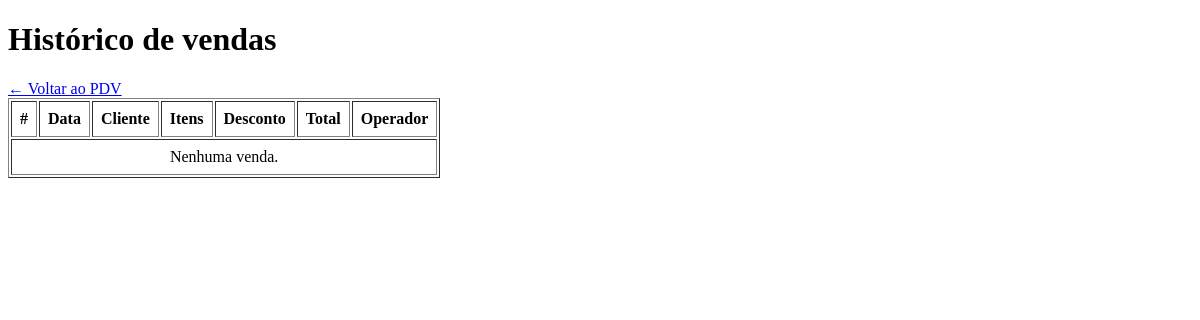
The app's page /pdv/historico (signed in), older data.
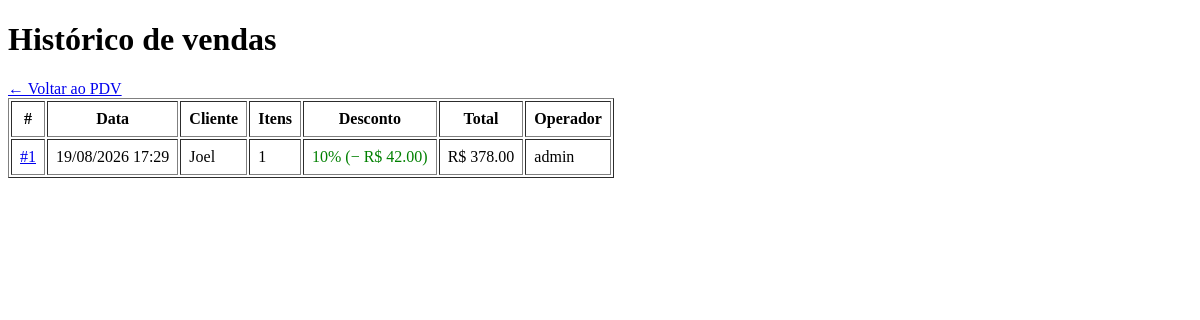
The same page, newer data.
### app/models/venda.py (models this page shows, shortened)
class Venda(Base):
    __tablename__ = "vendas"
    id         = Column(Integer, primary_key=True, index=True)
    cliente_id = Column(
        Integer,
        ForeignKey("clientes.id", ondelete="SET NULL"),
        nullable=True
    )
    usuario_id = Column(
        Integer,
        ForeignKey("usuarios.id", ondelete="SET NULL"),
        nullable=True
    )
    desconto_percentual = Column(Float, nullable=False, default=0.0)
    total_bruto  = Column(Float, nullable=False, default=0.0)
    total_liquido = Column(Float, nullable=False, default=0.0)
    observacao = Column(String(255), nullable=True)
    criado_em = Column(DateTime, server_default=func.now())
    cliente = relationship("Cliente", back_populates="vendas")
    usuario = relationship("Usuario", backref="vendas")
    itens   = relationship(
        "ItemVenda",
        back_populates="venda",
        cascade="all, delete-orphan"  # deleta itens se a venda for deletada
    )

### app/models/cliente.py (models this page shows, shortened)
class Cliente(Base):
    __tablename__ = "clientes"
    id         = Column(Integer, primary_key=True, index=True)
    nome       = Column(String(150), nullable=False, index=True)
    matricula  = Column(String(50), nullable=True, unique=True)
    telefone   = Column(String(20), nullable=True)
    is_associado = Column(Boolean, default=False, nullable=False)
    ativo      = Column(Boolean, default=True)
    criado_em  = Column(DateTime, server_default=func.now())
    vendas = relationship("Venda", back_populates="cliente")

### app/models/usuarios.py (models this page shows)
class Usuario(Base):
    __tablename__ = "usuarios"
    id = Column(Integer, primary_key=True, autoincrement=True)
    nome = Column(String(100), nullable=False)
    email = Column(String(150), unique=True, nullable=False)
    senha_hash = Column(String(255), nullable=False)
    role = Column(String(20), nullable=False, default="operador")
    ativo = Column(Boolean, default=True)
    criando_em = Column(DateTime, server_default=func.now())

### app/controllers/pdv_controller.py (the view)
@router.get("/historico")
def historico_vendas(
    request: Request,
    db: Session = Depends(get_db),
    usuario = Depends(get_usuario_logado)
):
    vendas = (
        db.query(Venda)
        .order_by(Venda.criado_em.desc())
        .limit(100)
        .all()
    )
    return templates.TemplateResponse(
        request,
        "pdv/historico.html",
        {"request": request, "usuario": usuario, "vendas": vendas}
    )

### app/templates/pdv/historico.html
<!DOCTYPE html>
<html lang="pt-br">
<head><meta charset="UTF-8"><title>Histórico de Vendas — AAPM SENAI</title></head>
<body>
    <h1>Histórico de vendas</h1>
    <a href="/pdv">← Voltar ao PDV</a>
    <table border="1" cellpadding="8">
        <thead>
            <tr>
                <th>#</th>
                <th>Data</th>
                <th>Cliente</th>
                <th>Itens</th>
                <th>Desconto</th>
                <th>Total</th>
                <th>Operador</th>
            </tr>
        </thead>
        <tbody>
            {% for v in vendas %}
            <tr>
                <td><a href="/pdv/venda/{{ v.id }}">#{{ v.id }}</a></td>
                <td>{{ v.criado_em.strftime('%d/%m/%Y %H:%M') }}</td>
                <td>{{ v.cliente.nome if v.cliente else "Balcão" }}</td>
                <td>{{ v.itens | length }}</td>
                <td>
                    {% if v.desconto_percentual > 0 %}
                        <span style="color:green">
                            {{ v.desconto_percentual|int }}%
                            (− R$ {{ "%.2f"|format(v.desconto_valor) }})
                        </span>
                    {% else %}—{% endif %}
                </td>
                <td>R$ {{ "%.2f"|format(v.total_liquido) }}</td>
                <td>{{ v.usuario.nome if v.usuario else "—" }}</td>
            </tr>
            {% endfor %}
            {% if not vendas %}
            <tr><td colspan="7" style="text-align:center">Nenhuma venda.</td></tr>
            {% endif %}
        </tbody>
    </table>
</body>
</html>

Row changes from the older to the newer data that the page shows:
added Venda: id "1", criado_em "19/08/2026 17:29", cliente "Joel", itens|length "1", desconto_percentual "10", desconto_valor "42.00", total_liquido "378.00", usuario "admin"
Text that changed along with them:
text no longer shown: "Nenhuma venda."
